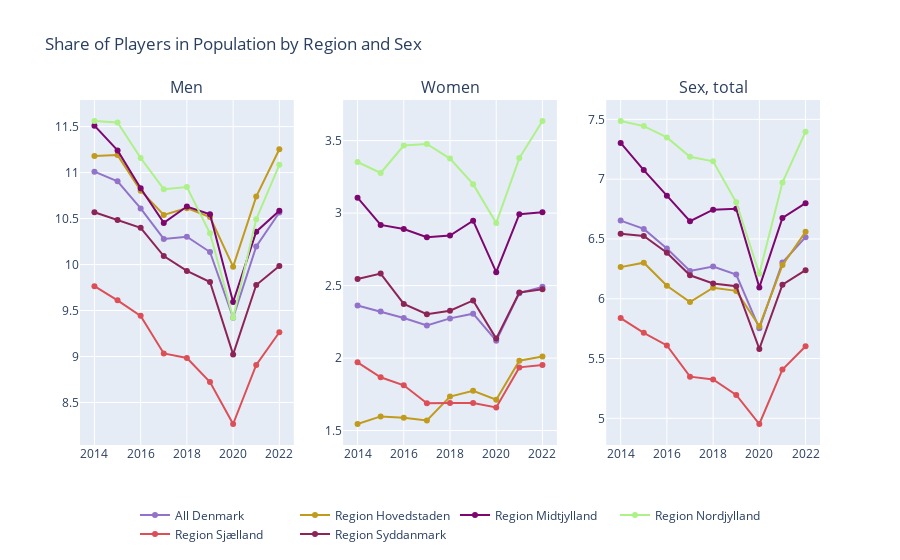

The code cell stored with this chart in its notebook:
### Markdown cell above
**Making a plot of the share of players in each region compared to the population in the given region.**

The plot as well is interactive. Click the names in the legend to hide/show the data for a specific region or All Denmark.

### Code cell
from dataproject import plot_share_data

# Assuming merged_df is your DataFrame
plot_share_data(merged_df)

### Figure 1 — Plotly figure (JSON) as saved in the notebook; plotly's stock layout.template omitted (floating-point values rounded to 4 significant figures)
{"data": [{"marker": {"color": "rgb(146, 115, 201)"}, "mode": "lines+markers", "name": "All Denmark", "type": "scatter", "x": [2014, 2015, 2016, 2017, 2018, 2019, 2020, 2021, 2022], "xaxis": "x", "y": [11.01, 10.9, 10.61, 10.28, 10.3, 10.14, 9.422, 10.2, 10.57], "yaxis": "y"}, {"marker": {"color": "rgb(193, 155, 29)"}, "mode": "lines+markers", "name": "Region Hovedstaden", "type": "scatter", "x": [2014, 2015, 2016, 2017, 2018, 2019, 2020, 2021, 2022], "xaxis": "x", "y": [11.18, 11.19, 10.8, 10.54, 10.61, 10.52, 9.977, 10.74, 11.25], "yaxis": "y"}, {"marker": {"color": "rgb(125, 6, 111)"}, "mode": "lines+markers", "name": "Region Midtjylland", "type": "scatter", "x": [2014, 2015, 2016, 2017, 2018, 2019, 2020, 2021, 2022], "xaxis": "x", "y": [11.51, 11.24, 10.83, 10.45, 10.63, 10.55, 9.593, 10.36, 10.59], "yaxis": "y"}, {"marker": {"color": "rgb(174, 241, 136)"}, "mode": "lines+markers", "name": "Region Nordjylland", "type": "scatter", "x": [2014, 2015, 2016, 2017, 2018, 2019, 2020, 2021, 2022], "xaxis": "x", "y": [11.56, 11.55, 11.16, 10.82, 10.84, 10.34, 9.42, 10.49, 11.08], "yaxis": "y"}, {"marker": {"color": "rgb(220, 79, 87)"}, "mode": "lines+markers", "name": "Region Sjælland", "type": "scatter", "x": [2014, 2015, 2016, 2017, 2018, 2019, 2020, 2021, 2022], "xaxis": "x", "y": [9.764, 9.611, 9.442, 9.033, 8.984, 8.723, 8.266, 8.908, 9.264], "yaxis": "y"}, {"marker": {"color": "rgb(141, 36, 88)"}, "mode": "lines+markers", "name": "Region Syddanmark", "type": "scatter", "x": [2014, 2015, 2016, 2017, 2018, 2019, 2020, 2021, 2022], "xaxis": "x", "y": [10.57, 10.48, 10.4, 10.09, 9.93, 9.81, 9.023, 9.777, 9.983], "yaxis": "y"}, {"marker": {"color": "rgb(146, 115, 201)"}, "mode": "lines+markers", "name": "All Denmark", "showlegend": false, "type": "scatter", "x": [2014, 2015, 2016, 2017, 2018, 2019, 2020, 2021, 2022], "xaxis": "x2", "y": [2.362, 2.321, 2.277, 2.225, 2.274, 2.306, 2.12, 2.448, 2.491], "yaxis": "y2"}, {"marker": {"color": "rgb(193, 155, 29)"}, "mode": "lines+markers", "name": "Region Hovedstaden", "showlegend": false, "type": "scatter", "x": [2014, 2015, 2016, 2017, 2018, 2019, 2020, 2021, 2022], "xaxis": "x2", "y": [1.545, 1.598, 1.589, 1.569, 1.735, 1.774, 1.713, 1.982, 2.011], "yaxis": "y2"}, {"marker": {"color": "rgb(125, 6, 111)"}, "mode": "lines+markers", "name": "Region Midtjylland", "showlegend": false, "type": "scatter", "x": [2014, 2015, 2016, 2017, 2018, 2019, 2020, 2021, 2022], "xaxis": "x2", "y": [3.107, 2.919, 2.891, 2.833, 2.845, 2.948, 2.592, 2.993, 3.006], "yaxis": "y2"}, {"marker": {"color": "rgb(174, 241, 136)"}, "mode": "lines+markers", "name": "Region Nordjylland", "showlegend": false, "type": "scatter", "x": [2014, 2015, 2016, 2017, 2018, 2019, 2020, 2021, 2022], "xaxis": "x2", "y": [3.353, 3.277, 3.466, 3.477, 3.376, 3.2, 2.932, 3.38, 3.635], "yaxis": "y2"}, {"marker": {"color": "rgb(220, 79, 87)"}, "mode": "lines+markers", "name": "Region Sjælland", "showlegend": false, "type": "scatter", "x": [2014, 2015, 2016, 2017, 2018, 2019, 2020, 2021, 2022], "xaxis": "x2", "y": [1.971, 1.868, 1.812, 1.688, 1.69, 1.689, 1.66, 1.936, 1.952], "yaxis": "y2"}, {"marker": {"color": "rgb(141, 36, 88)"}, "mode": "lines+markers", "name": "Region Syddanmark", "showlegend": false, "type": "scatter", "x": [2014, 2015, 2016, 2017, 2018, 2019, 2020, 2021, 2022], "xaxis": "x2", "y": [2.545, 2.583, 2.374, 2.303, 2.326, 2.398, 2.134, 2.453, 2.474], "yaxis": "y2"}, {"marker": {"color": "rgb(146, 115, 201)"}, "mode": "lines+markers", "name": "All Denmark", "showlegend": false, "type": "scatter", "x": [2014, 2015, 2016, 2017, 2018, 2019, 2020, 2021, 2022], "xaxis": "x3", "y": [6.653, 6.584, 6.42, 6.232, 6.269, 6.202, 5.753, 6.302, 6.515], "yaxis": "y3"}, {"marker": {"color": "rgb(193, 155, 29)"}, "mode": "lines+markers", "name": "Region Hovedstaden", "showlegend": false, "type": "scatter", "x": [2014, 2015, 2016, 2017, 2018, 2019, 2020, 2021, 2022], "xaxis": "x3", "y": [6.264, 6.302, 6.108, 5.973, 6.092, 6.066, 5.77, 6.281, 6.56], "yaxis": "y3"}, {"marker": {"color": "rgb(125, 6, 111)"}, "mode": "lines+markers", "name": "Region Midtjylland", "showlegend": false, "type": "scatter", "x": [2014, 2015, 2016, 2017, 2018, 2019, 2020, 2021, 2022], "xaxis": "x3", "y": [7.303, 7.076, 6.862, 6.648, 6.745, 6.753, 6.095, 6.676, 6.8], "yaxis": "y3"}, {"marker": {"color": "rgb(174, 241, 136)"}, "mode": "lines+markers", "name": "Region Nordjylland", "showlegend": false, "type": "scatter", "x": [2014, 2015, 2016, 2017, 2018, 2019, 2020, 2021, 2022], "xaxis": "x3", "y": [7.486, 7.444, 7.349, 7.187, 7.149, 6.806, 6.209, 6.971, 7.397], "yaxis": "y3"}, {"marker": {"color": "rgb(220, 79, 87)"}, "mode": "lines+markers", "name": "Region Sjælland", "showlegend": false, "type": "scatter", "x": [2014, 2015, 2016, 2017, 2018, 2019, 2020, 2021, 2022], "xaxis": "x3", "y": [5.838, 5.715, 5.61, 5.349, 5.324, 5.195, 4.952, 5.409, 5.603], "yaxis": "y3"}, {"marker": {"color": "rgb(141, 36, 88)"}, "mode": "lines+markers", "name": "Region Syddanmark", "showlegend": false, "type": "scatter", "x": [2014, 2015, 2016, 2017, 2018, 2019, 2020, 2021, 2022], "xaxis": "x3", "y": [6.544, 6.525, 6.385, 6.196, 6.128, 6.105, 5.58, 6.117, 6.239], "yaxis": "y3"}], "layout": {"annotations": [{"font": {"size": 16}, "showarrow": false, "text": "Men", "x": 0.1444, "xanchor": "center", "xref": "paper", "y": 1, "yanchor": "bottom", "yref": "paper"}, {"font": {"size": 16}, "showarrow": false, "text": "Women", "x": 0.5, "xanchor": "center", "xref": "paper", "y": 1, "yanchor": "bottom", "yref": "paper"}, {"font": {"size": 16}, "showarrow": false, "text": "Sex, total", "x": 0.8556, "xanchor": "center", "xref": "paper", "y": 1, "yanchor": "bottom", "yref": "paper"}], "legend": {"itemclick": "toggleothers", "orientation": "h", "x": 0.5, "xanchor": "center", "y": -0.3, "yanchor": "bottom"}, "showlegend": true, "title": {"text": "Share of Players in Population by Region and Sex"}, "xaxis": {"anchor": "y", "domain": [0, 0.2889]}, "xaxis2": {"anchor": "y2", "domain": [0.3556, 0.6444]}, "xaxis3": {"anchor": "y3", "domain": [0.7111, 1]}, "yaxis": {"anchor": "x", "domain": [0, 1]}, "yaxis2": {"anchor": "x2", "domain": [0, 1]}, "yaxis3": {"anchor": "x3", "domain": [0, 1]}}}
